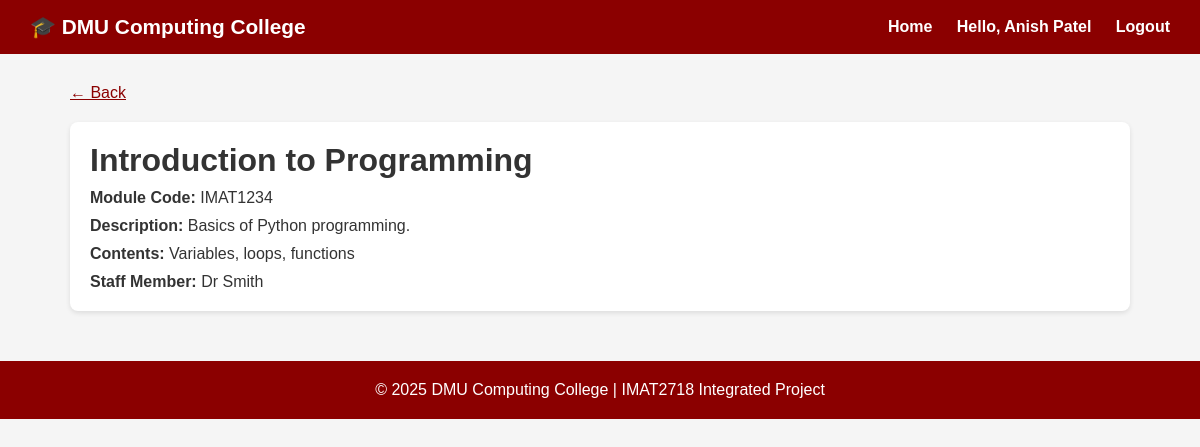
The app's page /module/1 (signed in) with its own data.
### tables this page shows
CREATE TABLE modules (
            id INTEGER PRIMARY KEY AUTOINCREMENT,
            module_code TEXT NOT NULL,
            title TEXT NOT NULL,
            description TEXT,
            contents TEXT,
            staff_member TEXT,
            course_id INTEGER,
            FOREIGN KEY (course_id) REFERENCES courses(id)
        );

### app.py (the view)
@app.route('/module/<int:module_id>')
def module(module_id):
    db = get_db()
    module = db.execute('SELECT * FROM modules WHERE id = ?', (module_id,)).fetchone()
    db.close()
    return render_template('module.html', module=module)

### database.py (called while the page is built)
def get_db():
    conn = sqlite3.connect('college.db')
    conn.row_factory = sqlite3.Row
    return conn

### templates/module.html
{% extends 'base.html' %}
{% block content %}
<a href="javascript:history.back()" style="color:#8B0000;">← Back</a>
<div class="card" style="margin-top:20px;">
    <h1 style="margin-bottom:10px;">{{ module['title'] }}</h1>
    <p><strong>Module Code:</strong> {{ module['module_code'] }}</p>
    <p style="margin-top:10px;"><strong>Description:</strong> {{ module['description'] }}</p>
    <p style="margin-top:10px;"><strong>Contents:</strong> {{ module['contents'] }}</p>
    <p style="margin-top:10px;"><strong>Staff Member:</strong> {{ module['staff_member'] }}</p>
</div>
{% endblock %}

### templates/base.html (style rules this page uses)
* { margin: 0; padding: 0; box-sizing: border-box; }
body { font-family: Arial, sans-serif; background: #f5f5f5; color: #333; }
.card { background: white; border-radius: 8px; padding: 20px; margin-bottom: 20px; box-shadow: 0 2px 5px rgba(0,0,0,0.1); }

### records on screen
modules: title "Introduction to Programming", module_code "IMAT1234", description "Basics of Python programming.", contents "Variables, loops, functions", staff_member "Dr Smith"

### other values on screen
{{ session.user_name }} "Anish Patel"
